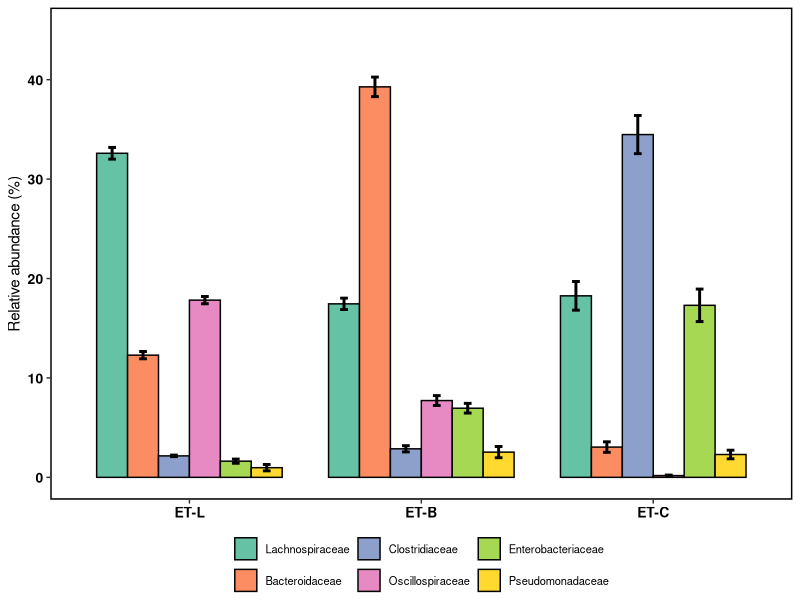
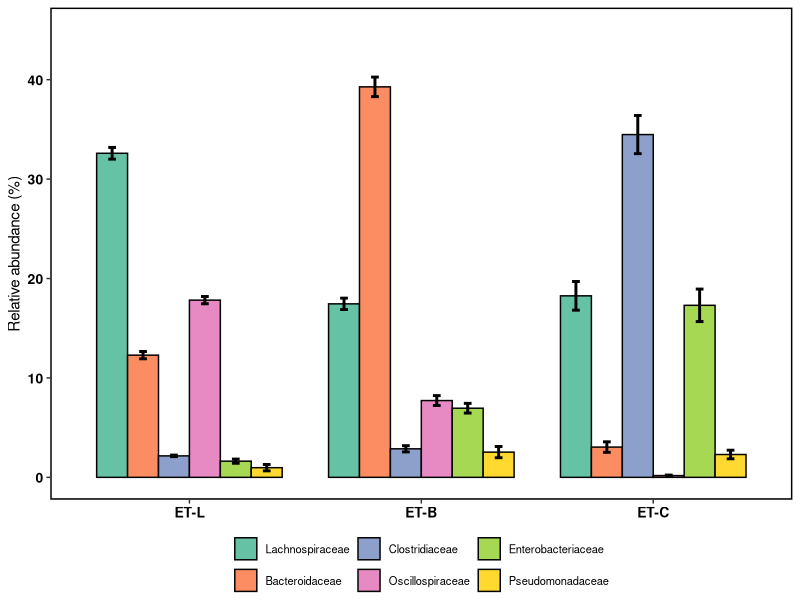

Write the R code that produced these figures, in order.
library(ggplot2)
library(reshape2)

data <- read.delim('family.txt',header=T, sep = '\t',stringsAsFactors = F, check.names = F)

data$enterotype<-factor(data$enterotype,levels=c('ET-L','ET-B','ET-C'))
data$bacteria<-factor(data$bacteria,levels=unique(data$bacteria))


p <- ggplot(data, aes(factor(enterotype), median)) +
  geom_col(aes(fill = bacteria), position = 'dodge', width = 0.8, color = "black") +
  geom_errorbar(
    aes(ymin = lower, ymax = upper, group = bacteria),
    position = position_dodge(width = 0.8),
    width = 0.2,
    size = 1
  ) +
  scale_fill_brewer(palette = "Set2") +
  guides(fill = guide_legend(title = NULL, title.theme = element_text(size = 8), label.theme = element_text(size = 8))) +
  labs(
    y = "Relative abundance (%)",  # Modify the y-axis label
  ) +
  theme_test() +
  theme(
    plot.title = element_text(hjust = 0.5),  
    legend.position = 'bottom',  
    axis.text = element_text(size = 10, face = "bold", color = "black"),  # Modify the x, y axis scale to black
    axis.title.x = element_blank(),  # remove the x-axis labels
    panel.border = element_rect(colour = "black", fill = NA, size = 1)
  )+
  ylim(0,45)


p

ggsave("family.svg", plot = p)

